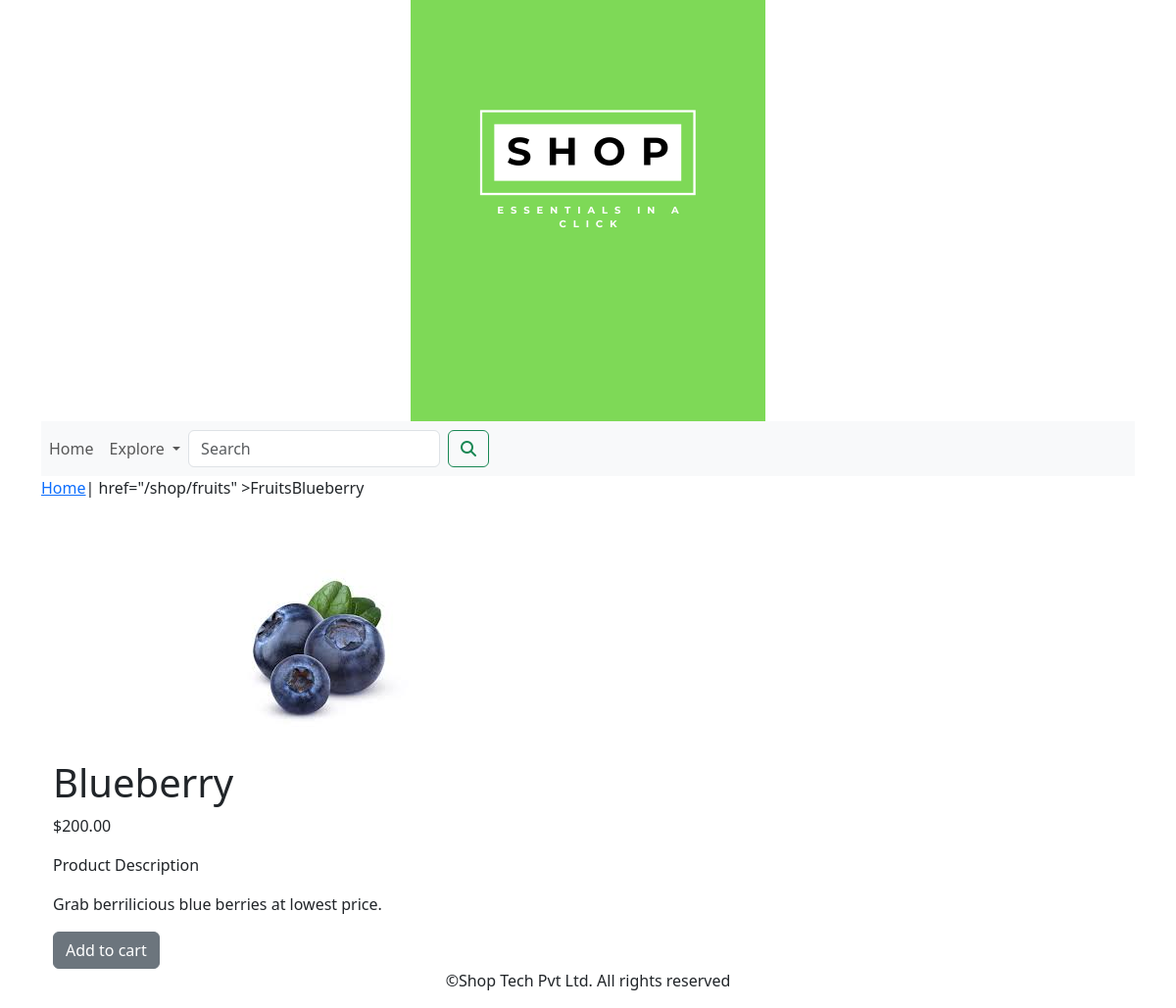
Page /shop/fruits/blueberry/ on the committed database.
### shop/models.py (models this page shows, shortened)
class Product(models.Model):
    name=models.CharField(max_length=250,unique=True)
    slug=models.SlugField(max_length=250,unique=True)
    description=models.TextField(blank=True)
    image=models.ImageField(upload_to='product',blank=True)
    price=models.DecimalField(max_digits=10,decimal_places=2)
    stock=models.IntegerField()
    category=models.ForeignKey(Category,on_delete=models.CASCADE)
    available=models.BooleanField(default=True)
    created=models.DateField(auto_now_add=True)
    updated=models.DateField(auto_now=True)
    class Meta:
        ordering = ('name',)
        verbose_name = 'product'
        verbose_name_plural = 'products'

class Category(models.Model):
    name=models.CharField(max_length=250,unique=True)
    slug=models.SlugField(max_length=250,unique=True)
    description=models.TextField(blank=True)
    image=models.ImageField(upload_to='category',blank=True)
    class Meta:
        ordering =('name',)
        verbose_name='category'
        verbose_name_plural='categories'
    def get_url(self):
        return reverse('shop:product_by_category',args=[self.slug])
    def __str__(self):
        return '{}'.format(self.name)

### shop/views.py (the view)
# urls.py: path('<slug:c_slug>/<slug:product_slug>/',views.proDetail,name='prodCatdetail')
def proDetail(request,c_slug,product_slug):
    try:
        product=Product.objects.get(category__slug=c_slug,slug=product_slug)
    except Exception as e:
        raise e
    return render(request,'product.html',{'product':product})

### cart/context_processors.py (called while the page is built)
def counter(request):
    item_count=0
    if 'admin' in request.path:
        return {}
    else:
        try:
            cart=Cart.objects.filter(cart_id=_cart_id(request))
            cart_items=CartItem.objects.all().filter(cart=cart[:1])
            for cart_item in cart_items:
                item_count += cart_item.quantity
        except Cart.DoesNotExist:
            item_count = 0
    return dict(item_count=item_count)

### cart/views.py (called while the page is built)
def _cart_id(request):
    cart=request.session.session_key
    if not cart:
        cart=request.session.create()
    return cart

### shop/context_processors.py (called while the page is built)
def menu_links(request):
    links=Category.objects.all()
    return dict(links=links)

### templates/product.html (shortened to what this page needs)
{% extends 'base.html' %}
{% load static %}
{% block content  %}
<div class="row my_prod_row_class">
    <div class="mx_auto">
        <p><a href="{% url 'shop:allProdCat' %}">Home</a>|<a> href="{{product.category.get_url}}" >{{product.category}}</a>{{product.name}}</p>
    </div>
</div>
<div class="container">
<br>
<div class="row">
    <div class="col-12 col-sm-12 col-md-12 col-lg-6 text-center">
        <div style="min-width:18rem">
            <img src="{{product.image.url}}" alt="{{product.name}}">
        </div>
    </div>
    <div>
        <div class="col-12 col-sm-12 col-md-12 col-lg-6">
            <div>
            <h1 class="my_prod_title">{{product.name}}</h1>
            <p>${{product.price}}</p>
            <p class="my_title"> Product Description</p>
            <p class="text-justify my_prod_text">{{product.description}}</p>
            {% if product.stock <= 0 %}
            <p class="text-justify my_prod_text"><b>Out of Stock</b></p>
            {% else %}
            <a class="btn btn-secondary" href="{% url 'cart:add_cart' product.id %}">Add to cart</a>
            {% endif %}
           </div>
        </div>
    </div>
</div>
</div>
{% endblock %}

### rows in the picture
Product: category.get_url "/shop/fruits", category "Fruits", name "Blueberry", image (picture), price "200.00", description "Grab berrilicious blue berries at lowest price."
